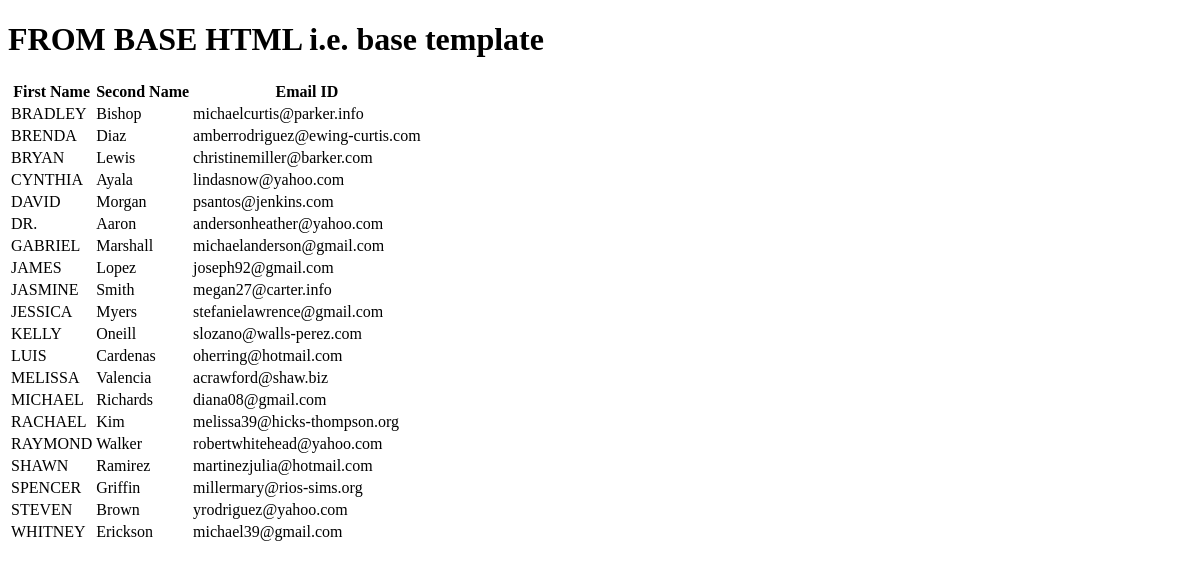
Page /second_app/users/ on the earlier database version.
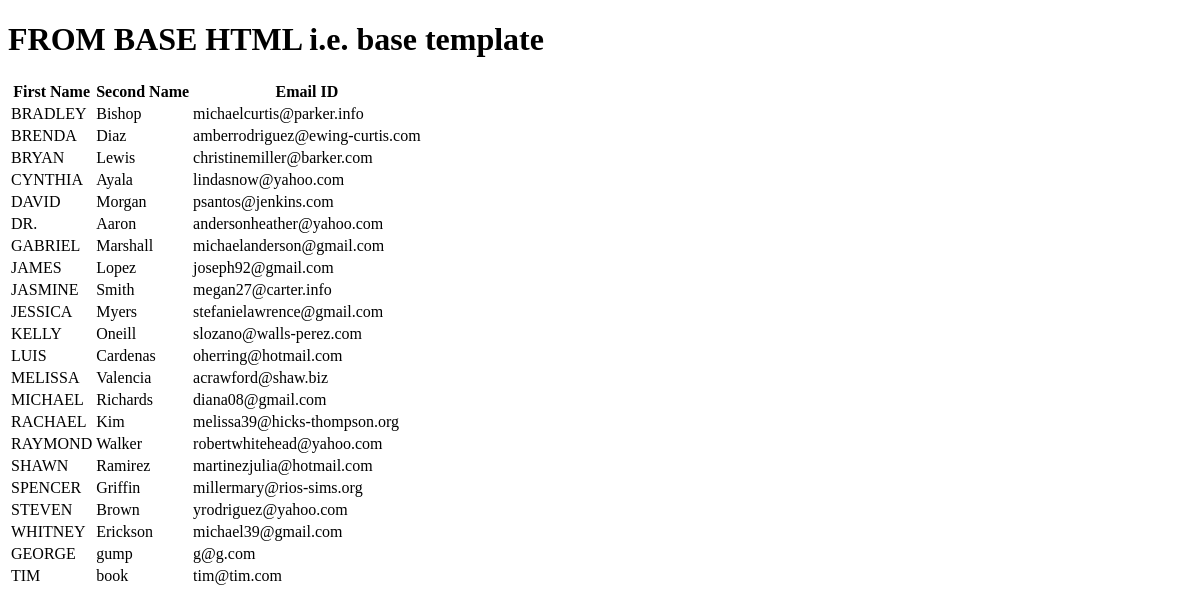
Same page on the later database version.
### second_app/models.py (models this page shows, shortened)
class User(models.Model):
    first_name = models.CharField(max_length=150)
    last_name = models.CharField(max_length=150)
    email_id = models.EmailField(max_length=80, unique=True)

### second_app/views.py (the view)
# urls.py: path('users/', views.user, name='users'),
def user(request):
    userlist = User.objects.order_by('first_name')
    mydict = {'user_list': userlist}
    return render(request, 'second_app/show_users.html', context=mydict)

### templates/second_app/show_users.html
<!DOCTYPE html>
{% extends 'second_app/base.html' %}
{% block body_block %}
{% if user_list %}
    <table>
    <thead>
    <th>First Name</th>
    <th>Second Name</th>
    <th>Email ID</th>
    </thead>
    {% for user in user_list %}
    <tr>
    <td>{{ user.first_name | upper }}</td>
    <td>{{ user.last_name }}</td>
    <td>{{ user.email_id }}</td>
    </tr>
    {%  endfor %}
    </table>
    {%  else %}
    <h1>NO DATA FOUND</h1>
{% endif %}
{% endblock %}

Differences in the rows shown:
added User: first_name "GEORGE", last_name "gump", email_id "g@g.com"
added User: first_name "TIM", last_name "book", email_id "tim@tim.com"
